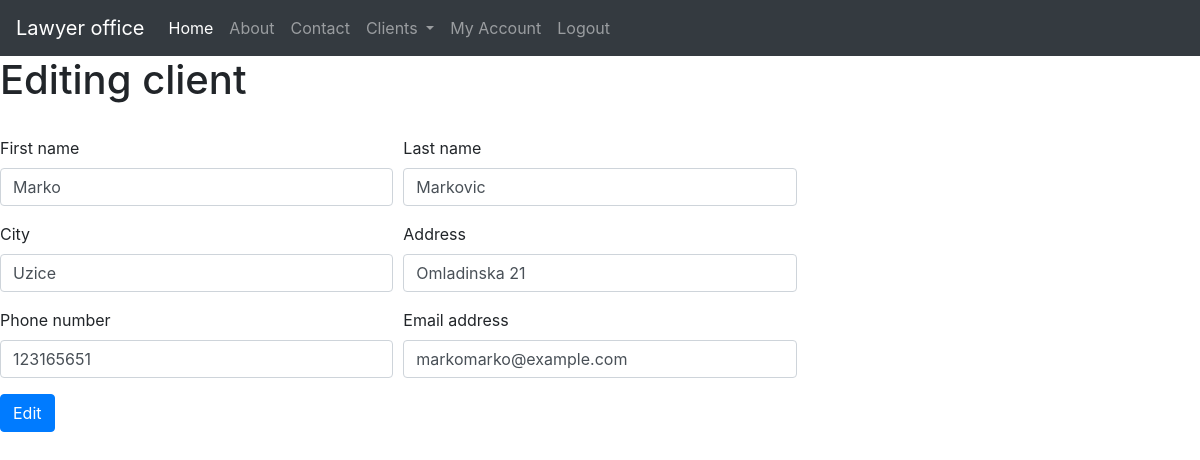
Page /edit/1 (signed in) on the committed database.
### blog/models.py (models this page shows)
class Client(db.Model):
    id = db.Column(db.Integer, primary_key=True)
    first_name = db.Column(db.String(250), nullable=False)
    last_name = db.Column(db.String(250), nullable=False)
    city = db.Column(db.String(50), nullable=False)
    address = db.Column(db.String(50), nullable=False)
    phone = db.Column(db.String(50), nullable=False)
    mail = db.Column(db.String(50))
    user_id = db.Column(db.Integer, db.ForeignKey('user.id'), nullable=False)
    judgments = db.relationship('Judgment', backref='judgments')

### client/routes.py (the view)
@client.route("/edit/<int:client_id>", methods=['GET', 'POST'])
def edit(client_id):
    client = Client.query.get_or_404(client_id)
    form = AddClient()
    if form.validate_on_submit():
        client.first_name = form.f_name.data
        client.last_name = form.l_name.data
        client.city = form.city.data
        client.address = form.address.data
        client.phone = form.phone.data
        client.mail = form.mail.data
        print(form.address.data)
        db.session.commit()
        return redirect(url_for('client.all_client'))
    elif request.method == 'GET':
        form.f_name.data = client.first_name
        form.l_name.data = client.last_name
        form.city.data = client.city
        form.address.data = client.address
        form.phone.data = client.phone
        form.mail.data = client.mail
    return render_template("edit.html", form=form, title="Edit client", client=client)

### client/forms.py
class AddClient(FlaskForm):
    f_name = StringField("First name", validators=[DataRequired()])
    l_name = StringField("Last name", validators=[DataRequired()])
    city = StringField("City", validators=[DataRequired()])
    address = StringField("Address", validators=[DataRequired()])
    phone = StringField("Phone number", validators=[DataRequired()])
    mail = StringField("Email", validators=[DataRequired(), Email()])
    submit = SubmitField("Add client")

### blog/models.py (called while the page is built)
@login_manager.user_loader
def load_user(user_id):
    return User.query.get(int(user_id))

### blog/templates/edit.html (shortened to what this page needs)
{% extends 'base.html' %}
{% block content %}
<h1>Editing client</h1>
<br>
<form action="" method="POST">
    <div class="form-row">
        <div class="form-group col-md-4">
            <label for="inputFName">First name</label>
            <input type="fname" class="form-control" id="inputFName" name="f_name" value="{{client.first_name}}">
        </div>
        <div class="form-group col-md-4">
            <label for="inputLName">Last name</label>
            <input type="lname" class="form-control" id="inputLName" name="l_name" value="{{client.last_name}}">
        </div>
    </div>
    <div class="form-row">
        <div class="form-group col-md-4">
            <label for="inputCity">City</label>
            <input type="city" class="form-control" id="inputCity" name="city" value="{{client.city}}">
        </div>
        <div class="form-group col-md-4">
            <label for="inputAddress">Address</label>
            <input type="address" class="form-control" id="inputAddress" name="address"  value="{{client.address}}">
        </div>
    </div>
    <div class="form-row">
        <div class="form-group col-md-4">
            <label for="inputPhone">Phone number</label>
            <input type="number" class="form-control" id="inputPhone" name="phone" value="{{client.phone}}">
        </div>
        <div class="form-group col-md-4">
            <label for="inputMail">Email address</label>
            <input type="eaddress" class="form-control" id="inputMail" name="mail" value="{{client.mail}}">
        </div>
    </div>
    <button type="submit" class="btn btn-primary">Edit</button>
</form>
{% endblock %}

### rows in the picture
Client: f_name "Marko", l_name "Markovic", city "Uzice", address "Omladinska 21", phone "123165651", mail "markomarko@example.com"
